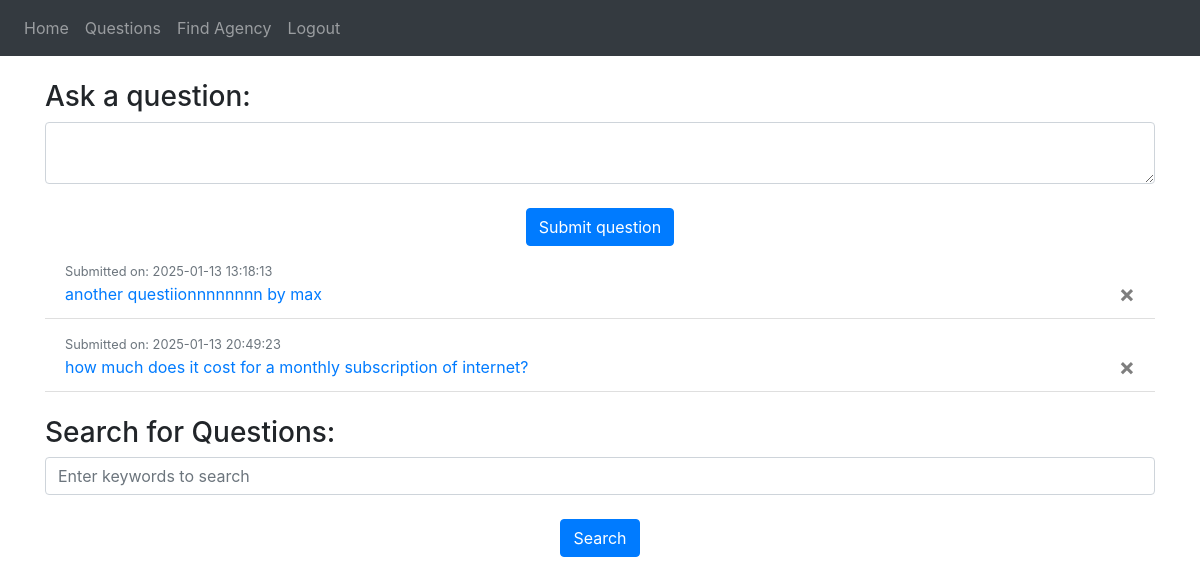
The page /questions (signed in) on the database its author committed.
### configuration/models.py (models this page shows)
class Question(db.Model):
    __tablename__ = 'question'
    id = db.Column(db.Integer, primary_key=True)
    userId = db.Column(db.Integer, db.ForeignKey('user.id'), nullable=False)  # Foreign Key to User table
    content = db.Column(db.Text, nullable=False)  # Detailed question content
    submittedAt = db.Column(db.DateTime, default=func.now(), nullable=False)  # when the question was submitted
    user = db.relationship('User', back_populates='questions')
    answers = db.relationship('Answer', back_populates='question', cascade='all, delete-orphan')

### configuration/blueprint.py (the view, shortened to what this page needs)
@blp.route('/questions', methods=['GET', 'POST'])
@login_required
def questions():
    keyword = request.args.get('keyword', '')
    questions = []
    if keyword:
        questions = Question.query.filter(Question.content.ilike(f'%{keyword}%')).all()
    return render_template("questions.html", user=current_user, questions=questions, keyword=keyword)

### configuration/__init__.py (called while the page is built)
def create_application():
    app = Flask(__name__)
    app.config['SECRET_KEY'] = 'TTapp'
    app.config['SQLALCHEMY_DATABASE_URI'] = f'sqlite:///{DB_NAME}'
    db.init_app(app)
    app.register_blueprint(blp, url_prefix='/')
    app.register_blueprint(apiblp)
    login_manager = LoginManager()
    login_manager.login_view = 'blp.login'
    login_manager.init_app(app)
    @login_manager.user_loader
    def load_user(id):
        return User.query.get(int(id))
    return app

### configuration/templates/questions.html (shortened to what this page needs)
{% extends "theme.html" %}
{% block content %}
<h3 align="left">Ask a question:</h3>
<form method="POST">
    <textarea name="question" id="question" class="form-control"></textarea>
    <br />
    <div align="center">
      <button type="submit" class="btn btn-primary">Submit question</button>
    </div>
  </form>
<ul class="list-group list-group-flush" id="questions">
  {% for question in user.questions %}
    <li class="list-group-item">
        <small class="text-muted">
            Submitted on: {{ question.submittedAt.strftime('%Y-%m-%d %H:%M:%S') }}
        </small>
        <br />
        <a href="{{ url_for('blp.answers', question_id=question.id) }}">{{ question.content }}</a>
        <button type="button" class="close" onClick="deleteQuestion({{ question.id }})">
            <span aria-hidden="true">&times;</span>
          </button>
    </li>
  {% endfor %}
</ul>
<br>
<h3 align="left">Search for Questions:</h3>
<form method="GET" action="{{ url_for('blp.questions') }}">
    <input type="text" name="keyword" class="form-control" placeholder="Enter keywords to search">
    <br />
    <div align="center">
        <button type="submit" class="btn btn-primary">Search</button>
    </div>
</form>
{% endblock %}

### rows shown on the page
Question: submittedAt "2025-01-13 13:18:13", content "another questiionnnnnnnn by max"
Question: submittedAt "2025-01-13 20:49:23", content "how much does it cost for a monthly subscription of internet?"
